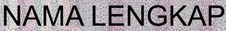
#> input picture opencv/imageedit_2_8893669538.jpg, 226 x 31 px
$ python problem1.py   (older library calls are emulated)
#> lines starting #> are read from the running program, lines starting #| are printed output that depends on the picture; after the words box and inside, x2 and y2 are one past the last pixel; in counts of white or black regions, pixels touching at a corner belong together
"""
this function reads the image containing single text
and contours the individual letters
"""

import cv2
IMAG = [[[]]]


def img_read(file_path):
    """
    Takes in the file path and returns the image
    """
#> called with file_path = 'imageedit_2_8893669538.jpg'
    return cv2.imread(file_path)
#> returned value is the input picture: shape (31, 226, 3); mean B, G, R 149.3, 144.8, 151.5

    #cv2.imshow("cropped", imge)
    # cv2.waitKey(0)


def img_correction(image):
    """
    The image is modified to ggrayscale then applied threshold
    to the image and dilated. The false positives are removed
    by morphology and returns the corrected image
    """
    gray = cv2.cvtColor(image, cv2.COLOR_BGR2GRAY)
    _, thresh = cv2.threshold(gray, 150, 255, cv2.THRESH_BINARY_INV)
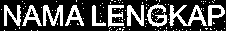
#> thresh: shape (31, 226); 30% white; 112 white regions (102 under 20 px), largest, box (x1, y1, x2, y2) and area: (169, 5, 207, 26) 331, (43, 5, 63, 26) 237, (147, 3, 167, 27) 212
    kernel = cv2.getStructuringElement(cv2.MORPH_CROSS, (3, 3))
    dilated = cv2.dilate(thresh, kernel, iterations=0)
    opening = cv2.morphologyEx(dilated, cv2.MORPH_OPEN, kernel)
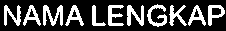
#> opening: shape (31, 226); 26.9% white; 11 white regions
    return opening


def img_obtain_contour(opening_local):
    """
    returns contours for the given image
    """
    _, contours, _ = cv2.findContours(opening_local, cv2.RETR_EXTERNAL, cv2.CHAIN_APPROX_NONE)
#> contours = 11 contours; largest, box (x1, y1, x2, y2) and area: (208, 5, 225, 26) 196, (43, 5, 63, 26) 161, (65, 5, 84, 26) 146, (127, 5, 144, 26) 145, (188, 5, 206, 26) 144
    return contours


def print_contours(contours_local):
    """
    This prints the contours of the image
    """
    for contour in contours_local:
        [xcord, ycord, width, height] = cv2.boundingRect(contour)
        cv2.rectangle(IMAG, (xcord, ycord), (xcord + width, ycord + height), (255, 0, 255), 2)
    cv2.imshow("cropped", IMAG)
    cv2.waitKey(0)


if __name__ == '__main__':
    FILEPATH = "imageedit_2_8893669538.jpg"
    IMAG = img_read(FILEPATH)
    CORRECTED_IMAGE = img_correction(IMAG)
    CONTOURS_OBTAINED = img_obtain_contour(CORRECTED_IMAGE)
#> CONTOURS_OBTAINED has the same summary as contours in img_obtain_contour
    print_contours(CONTOURS_OBTAINED)
#> the loop in print_contours, `for contour in contours_local:` made 11 passes
#> (xcord, ycord, width, height) on passes 1 to 11: (208, 5, 17, 21), (188, 5, 18, 21), (169, 5, 18, 21), (127, 5, 17, 21), (108, 5, 16, 21), (92, 5, 14, 21), (65, 5, 19, 21), (43, 5, 20, 21), (23, 5, 18, 21), (4, 5, 17, 21), (147, 4, 20, 23)
#> after the loop in print_contours, `for contour in contours_local:`:
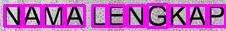
#> IMAG: shape (31, 226, 3); mean B, G, R 181.9, 94.4, 183.3
